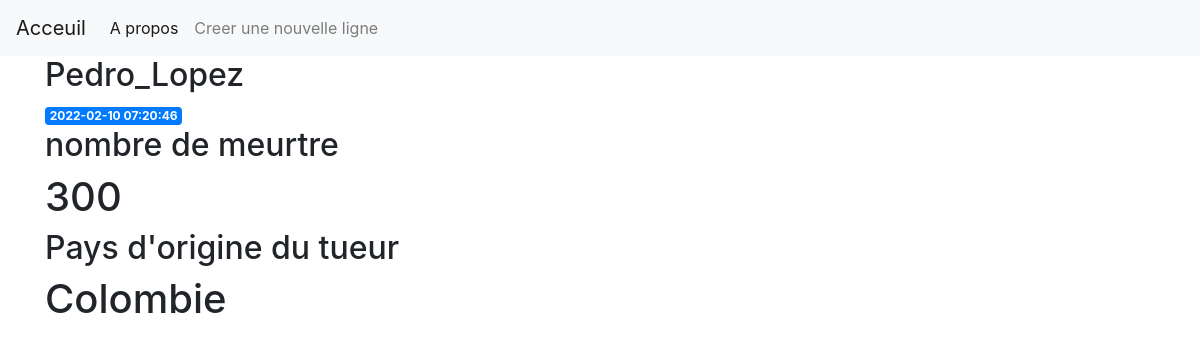
/2, run on the app's committed database.
### tables this page shows
CREATE TABLE posts (
    id INTEGER PRIMARY KEY AUTOINCREMENT,
    nom TEXT NOT NULL,
    created TIMESTAMP NOT NULL DEFAULT CURRENT_TIMESTAMP,
    meurtre INTEGER NOT NULL,
    pays TEXT NOT NULL
);

### app.py (the view)
@app.route('/<int:post_id>')
def post(post_id):
    post = get_post(post_id)
    return render_template('post.html', post=post)

### app.py (called while the page is built)
def get_db_connection():
    conn = sqlite3.connect('database.db')
    conn.row_factory = sqlite3.Row
    return conn

def get_post(post_id):
    conn = get_db_connection()
    post = conn.execute('SELECT * FROM posts WHERE id = ?',
                        (post_id,)).fetchone()
    conn.close()
    if post is None:
        abort(404)
    return post

### templates/post.html
{% extends 'base.html' %}
{% block content %}
    <h2>{% block title %} {{ post['nom'] }} {% endblock %}</h2>
    <span class="badge badge-primary">{{ post['created'] }}</span>
    <h2>nombre de meurtre </h2>
    <h1>{{ post['meurtre'] }}</h1>
    <h2>Pays d'origine du tueur </h2>
    <h1>{{ post['pays'] }}</h1>
{% endblock %}

### data on the page
posts: nom "Pedro_Lopez", created "2022-02-10 07:20:46", meurtre "300", pays "Colombie"
